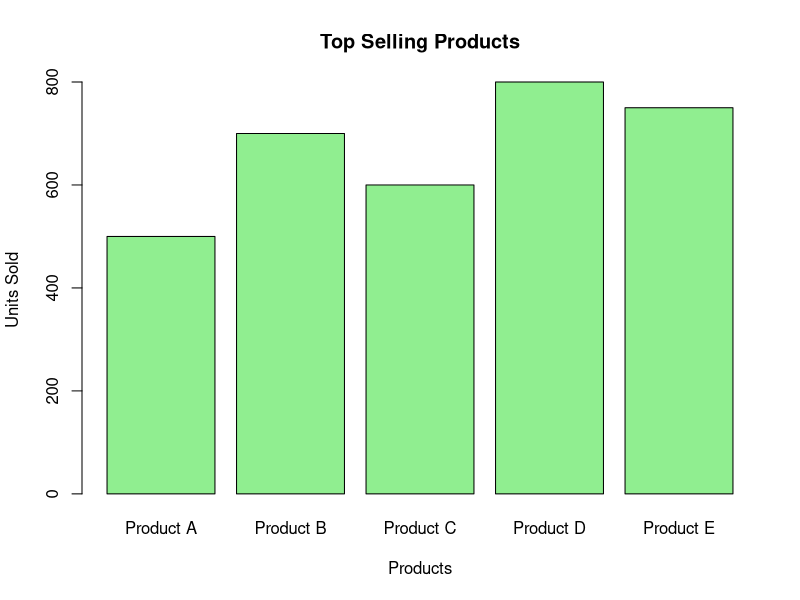

Reproduce this figure in R.
# Product Sales Data

products <- c("Product A", "Product B", "Product C", "Product D", "Product E")
sales <- c(500, 700, 600, 800, 750)

# Bar Chart

barplot(sales,
        names.arg = products,
        col = "lightgreen",
        xlab = "Products",
        ylab = "Units Sold",
        main = "Top Selling Products")
